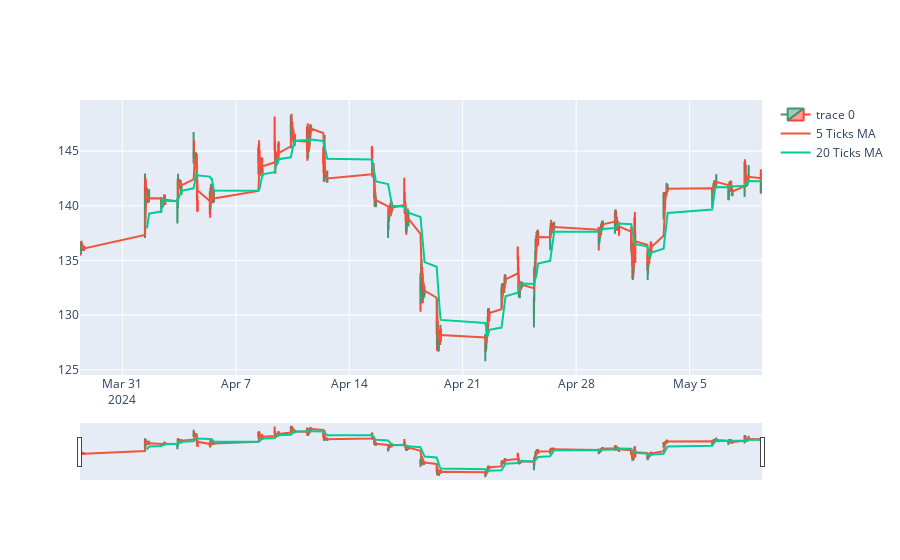

The notebook cell saved with this chart:
### Code cell
# plot eith candle stick

fig = go.Figure(data=[go.Candlestick(x=tsm_data.index,
                open=tsm_data['Open'],
                high=tsm_data['High'],
                low=tsm_data['Low'],
                close=tsm_data['Close'])])

# plot moving average of 20 ticks and 80 ticks

fig.add_trace(go.Scatter(x=tsm_data.index, y=tsm_data['Close'].rolling(window=5).mean(), name='5 Ticks MA'))
fig.add_trace(go.Scatter(x=tsm_data.index, y=tsm_data['Close'].rolling(window=20).mean(), name='20 Ticks MA'))

fig.show()

### Figure 1 — Plotly figure (JSON) as saved in the notebook; plotly's stock layout.template omitted (floating-point values rounded to 4 significant figures; data arrays with more than 128 entries replaced by an {"elided": "..."} marker saying what was removed)
{"data": [{"close": {"elided": "381 float values"}, "high": {"elided": "381 float values"}, "low": {"elided": "381 float values"}, "open": {"elided": "381 float values"}, "type": "candlestick", "x": {"elided": "381 str values"}}, {"name": "5 Ticks MA", "type": "scatter", "x": {"elided": "381 str values"}, "y": {"elided": "381 float values"}}, {"name": "20 Ticks MA", "type": "scatter", "x": {"elided": "381 str values"}, "y": {"elided": "381 float values"}}], "layout": {}}
